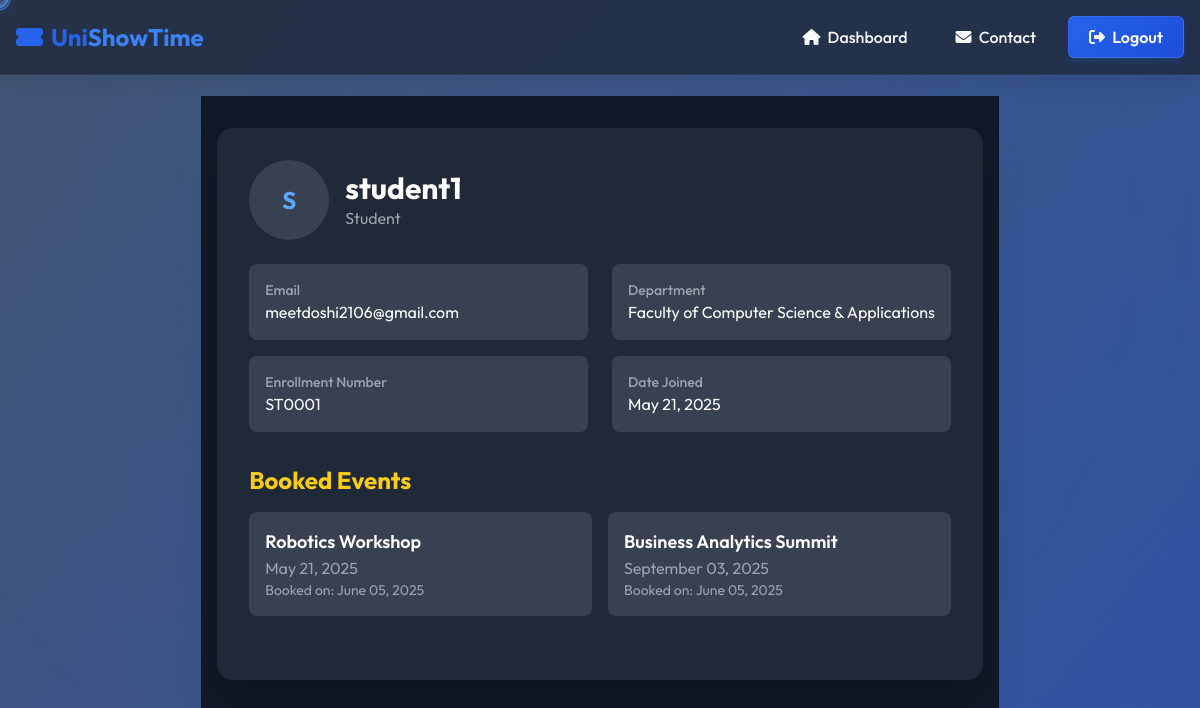
/user/3/, run on the app's committed database.
### mainapp/models.py (models this page shows, shortened)
class CustomUser(AbstractUser, PermissionsMixin):
    role = models.CharField(max_length=20, choices=ROLE_CHOICES, default='student')
    enrollment_no = models.CharField(max_length=20, unique=True, null=True, blank=True)
    department = models.ForeignKey(Department, on_delete=models.SET_NULL, null=True, blank=True)
    profile_image = models.ImageField(upload_to='profiles/', blank=True, null=True)

class Department(models.Model):
    name = models.CharField(max_length=100, unique=True)
    code = models.CharField(max_length=10, unique=True)
    class Meta:
        verbose_name_plural = "Departments"

class Ticket(models.Model):
    event = models.ForeignKey(Event, on_delete=models.CASCADE)
    user = models.ForeignKey(CustomUser, on_delete=models.CASCADE)
    booked_at = models.DateTimeField(auto_now_add=True)
    qr_code = models.ImageField(upload_to='qrcodes/', blank=True)
    class Meta:
        unique_together = ('event', 'user')

class Event(models.Model):
    CATEGORY_CHOICES = (
        ('seminar', 'Seminar'),
        ('concert', 'Concert'),
        ('stage_event', 'Stage Event'),
        ('educational', 'Educational'),
        ('other', 'Other'),
    )
    title = models.CharField(max_length=200)
    description = models.TextField()
    date = models.DateTimeField(null=True, blank=True)
    location = models.CharField(max_length=200, null=True, blank=True)
    image = models.ImageField(upload_to='event_images/', null=True, blank=True)
    available_tickets = models.IntegerField(default=0)
    ticket_price = models.DecimalField(max_digits=10, decimal_places=2, default=0.00)
    department = models.ForeignKey(Department, on_delete=models.SET_NULL, null=True, blank=True, related_name='events')
    created_by = models.ForeignKey(CustomUser, on_delete=models.CASCADE, related_name='created_events')
    category = models.CharField(max_length=20, choices=CATEGORY_CHOICES, default='other')

### mainapp/views.py (the view)
# urls.py: path('user/<int:user_id>/', views.admin_user_details, name='admin_user_details'),
def admin_user_details(request, user_id):
    user = get_object_or_404(CustomUser, id=user_id)
    return render(request, 'dashboard/admin_user_details.html', {'user': user})

### mainapp/templates/dashboard/admin_user_details.html (shortened to what this page needs)
{% extends "base.html" %}
{% block content %}
<div class="min-h-screen bg-gray-900 py-8">
    <div class="max-w-4xl mx-auto px-4">
        <div class="bg-gray-800 rounded-2xl shadow-2xl p-8 mb-8 transform transition-all hover:scale-105 animate-fadeIn">
            <div class="flex items-start justify-between mb-6">
                <div class="flex items-center space-x-4">
                    {% if user.profile_image %}
                        <img src="{{ user.profile_image.url }}" alt="{{ user.username }}" class="w-20 h-20 rounded-full object-cover border-4 border-blue-400">
                    {% else %}
                        <div class="w-20 h-20 rounded-full bg-gray-700 flex items-center justify-center text-2xl font-bold text-blue-400">
                            {{ user.username|make_list|first|upper }}
                        </div>
                    {% endif %}
                    <div>
                        <h1 class="text-3xl font-bold text-white">{{ user.username }}</h1>
                        <p class="text-gray-400">{{ user.get_role_display }}</p>
                    </div>
                </div>
            </div>
            <div class="grid grid-cols-1 md:grid-cols-2 gap-6 mb-8">
                <div class="space-y-4">
                    <div class="bg-gray-700 p-4 rounded-lg">
                        <h3 class="text-sm font-medium text-gray-400">Email</h3>
                        <p class="text-white">{{ user.email }}</p>
                    </div>
                    {% if user.enrollment_no %}
                        <div class="bg-gray-700 p-4 rounded-lg">
                            <h3 class="text-sm font-medium text-gray-400">Enrollment Number</h3>
                            <p class="text-white">{{ user.enrollment_no }}</p>
                        </div>
                    {% endif %}
                </div>
                <div class="space-y-4">
                    {% if user.department %}
                        <div class="bg-gray-700 p-4 rounded-lg">
                            <h3 class="text-sm font-medium text-gray-400">Department</h3>
                            <p class="text-white">{{ user.department.name }}</p>
                        </div>
                    {% endif %}
                    <div class="bg-gray-700 p-4 rounded-lg">
                        <h3 class="text-sm font-medium text-gray-400">Date Joined</h3>
                        <p class="text-white">{{ user.date_joined|date:"F d, Y" }}</p>
                    </div>
                </div>
            </div>
            {% if user.role == 'student' %}
                <div class="mb-8">
                    <h2 class="text-2xl font-bold text-yellow-400 mb-4">Booked Events</h2>
                    <div class="grid grid-cols-1 md:grid-cols-2 gap-4">
                        {% for ticket in user.ticket_set.all %}
                            <div class="bg-gray-700 p-4 rounded-lg">
                                <h3 class="text-lg font-semibold text-white">{{ ticket.event.title }}</h3>
                                <p class="text-gray-400">{{ ticket.event.date|date:"F d, Y" }}</p>
                                <p class="text-sm text-gray-400">Booked on: {{ ticket.booked_at|date:"F d, Y" }}</p>
                            </div>
                        {% empty %}
                            <p class="text-gray-400">No events booked yet.</p>
                        {% endfor %}
                    </div>
                </div>
            {% endif %}
        </div>
    </div>
</div>
{% endblock %}

### mainapp/templates/base.html (style rules this page uses)
:root { --primary: #2563eb; --primary-light: #3b82f6; --primary-dark: #1d4ed8; --secondary: #64748b; --secondary-light: #94a3b8; --secondary-dark: #475569; --dark: #1e293b; --dark-light: #334155; --light: #f8fafc; --accent: #8b5cf6; --accent-light: #a78bfa; --accent-dark: #7c3aed; --success: #10b981; --success-light: #34d399; --success-dark: #059669; --warning: #f59e0b; --warning-light: #fbbf24; --warning-dark: #d97706; --error: #ef4444; --error-light: #f87171; --error-dark: #dc2626; }
body { font-family: 'Outfit', sans-serif; background: var(--dark); color: var(--light); margin: 0; min-height: 100vh; display: flex; flex-direction: column; overflow-x: hidden; }

### data on the page
CustomUser: username|make_list "S", username "student1", role "Student", email "meetdoshi2106@gmail.com", enrollment_no "ST0001", department.name "Faculty of Computer Science & Applications", date_joined "May 21, 2025"
Ticket: event "Robotics Workshop", event "May 21, 2025", booked_at "June 05, 2025"
Ticket: event "Business Analytics Summit", event "September 03, 2025", booked_at "June 05, 2025"
